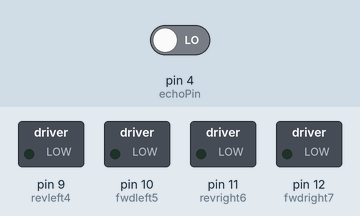
This sketch was run on a simulated Arduino Uno, built with avr-gcc and run on an emulated ATmega328P. Parts: switched loads named in the sketch (green lamp = pin HIGH). The test bench sets the inputs (shaded band); at power-on: pin 4 (echoPin) LOW. Random numbers use the default seed unless the sketch sets one; pins used as bus, display or sensor lines are not drawn.

Above: at 1.5 s.
At 2.5 s:
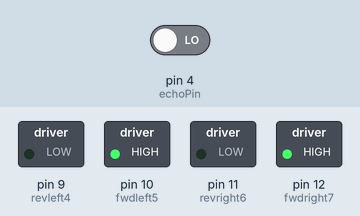
At 3.6 s:
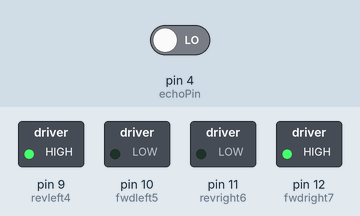
Timing chart, 0 to 6.8 s (numbered marks = the images above):
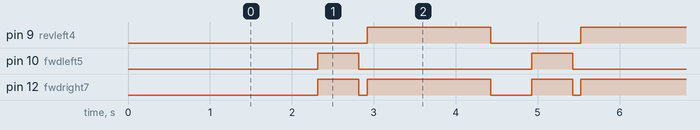

The sketch:

auto_obsta_car.ino
```cpp
int trigPin = 3;      // trig pin of HC-SR04
int echoPin = 4;     // Echo pin of HC-SR04

int revleft4 = 9;       //REVerse motion of Left motor
int fwdleft5 = 10;       //ForWarD motion of Left motor
int revright6 = 11;      //REVerse motion of Right motor
int fwdright7 = 12;      //ForWarD motion of Right motor

long duration, distance;

void setup() {

  delay(random(500,2000));   // delay for random time
  Serial.begin(9600);
  pinMode(revleft4, OUTPUT);      // set Motor pins as output
  pinMode(fwdleft5, OUTPUT);
  pinMode(revright6, OUTPUT);
  pinMode(fwdright7, OUTPUT);

  pinMode(trigPin, OUTPUT);         // set trig pin as output
  pinMode(echoPin, INPUT);          //set echo pin as input to capture reflected waves
}

void loop() {

  digitalWrite(trigPin, LOW);
  delayMicroseconds(2);
  digitalWrite(trigPin, HIGH);     // send waves for 10 us
  delayMicroseconds(10);
  duration = pulseIn(echoPin, HIGH); // receive reflected waves
  distance = duration / 58.2;   // convert to distance
  delay(10);
    // If you dont get proper movements of your robot then alter the pin numbers
  if (distance >= 30)
  {
         digitalWrite(fwdright7, LOW);      //movebackword
    digitalWrite(revright6, HIGH);
    digitalWrite(fwdleft5, LOW);
    digitalWrite(revleft4, HIGH);
  }

  if (distance < 30)
  {
    digitalWrite(fwdright7, LOW);  //Stop
    digitalWrite(revright6, LOW);
    digitalWrite(fwdleft5, LOW);
    digitalWrite(revleft4, LOW);
    delay(500);
    digitalWrite(fwdright7, HIGH);                    // move forward
    digitalWrite(revright6, LOW);
    digitalWrite(fwdleft5, HIGH);
    digitalWrite(revleft4, LOW);
    delay(500);
    digitalWrite(fwdright7, LOW);  //Stop
    digitalWrite(revright6, LOW);
    digitalWrite(fwdleft5, LOW);
    digitalWrite(revleft4, LOW);
    delay(100);
    digitalWrite(fwdright7, HIGH);
    digitalWrite(revright6, LOW);
    digitalWrite(revleft4, HIGH);
    digitalWrite(fwdleft5, LOW);
    delay(500);
  }

}
```

Measured:
- by itself, pin 9 (revleft4): alternates HIGH for 1.5 s and LOW for 1.1 s
- by itself, pin 10 (fwdleft5): alternates HIGH for 0.50 s and LOW for 2.1 s
- by itself, pin 12 (fwdright7): repeats every 2.6 s: LOW 0.10 s, HIGH 1.5 s, LOW 0.50 s, HIGH 0.50 s
